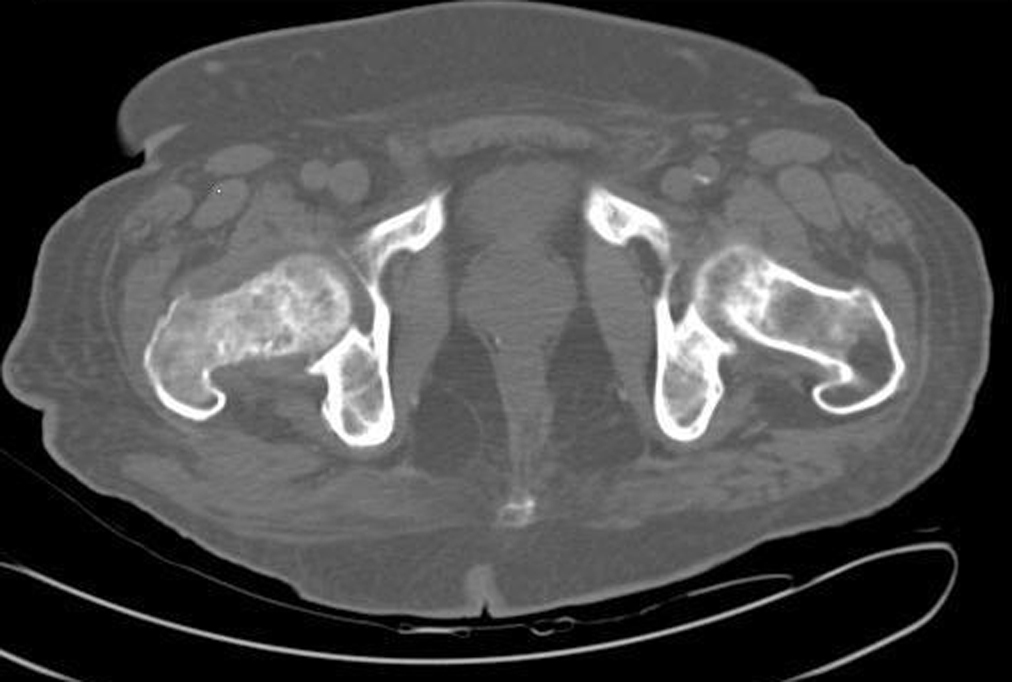
%> input picture phantom/generate/hipImplant/hip_image.jpg, 1012 x 682 px
$ octave generatePhantomHipImplant.m   (GNU Octave 9; MATLAB toolbox functions it lacks are replaced by stand-ins)
%> lines starting %> are read from the running program, lines starting %| are printed output that depends on the picture
### util/display/resize.m
function x = resize(x,newsiz)

%RESIZE Resize any arrays and images.
%   Y = RESIZE(X,NEWSIZE) resizes input array X using a DCT (discrete
%   cosine transform) method. X can be any array of any size. Output Y is
%   of size NEWSIZE.
%
%   Input and output formats: Y has the same class as X.
%
%   Note:
%   ----
%   If you want to multiply the size of an RGB image by a factor N, use the
%   following syntax: RESIZE(I,size(I).*[N N 1])
%
%   Examples:
%   --------
%     % Resize a signal
%     % original signal
%     x = linspace(0,10,300);
%     y = sin(x.^3/100).^2 + 0.05*randn(size(x));
%     % resized signal
%     yr = resize(y,[1 1000]);
%     plot(linspace(0,10,1000),yr)
%
%     % Upsample and downsample a B&W picture
%     % original image
%     I = imread('tire.tif');
%     % upsampled image
%     J = resize(I,size(I)*2);
%     % downsampled image
%     K = resize(I,size(I)/2);
%     % pictures
%     figure,imshow(I),figure,imshow(J),figure,imshow(K)
%
%     % Upsample and stretch a 3-D scalar array
%     load wind
%     spd = sqrt(u.^2 + v.^2 + w.^2); % wind speed
%     upsspd = resize(spd,[64 64 64]); % upsampled speed
%     slice(upsspd,32,32,32);
%     colormap(jet)
%     shading interp, daspect(size(upsspd)./size(spd))
%     view(30,40), axis(volumebounds(upsspd))
%
%     % Upsample and stretch an RGB image
%     I = imread('onion.png');
%     J = resize(I,size(I).*[2 2 1]);
%     K = resize(I,size(I).*[1/2 2 1]);
%     figure,imshow(I),figure,imshow(J),figure,imshow(K)
%
%   See also UPSAMPLE, RESAMPLE, IMRESIZE, DCTN, IDCTN
%
%   -- Damien Garcia -- 2009/11, revised 2010/01
%   website: <a
%   href="matlab:web('http://www.biomecardio.com')">www.BiomeCardio.com</a>

error(nargchk(2,2,nargin));

siz = size(x);
N = prod(siz);

% Do nothing if size is unchanged
if isequal(siz,newsiz), return, end

% Check size arguments
assert(isequal(length(siz),length(newsiz)),...
    'Number of dimensions must not change.')
newsiz = round(newsiz);
assert(all(newsiz>0),'Size arguments must be >0.')

class0 = class(x);
is01 = islogical(x);

% Check if DCTN & IDCTN exist
test4DCTNandIDCTN

% DCT transform
x = dctn(x);

% Crop the DCT coefficients
for k = 1:ndims(x)
    siz(k) = min(newsiz(k),siz(k));
    x(siz(k)+1:end,:) = [];
    x = reshape(x,circshift(siz,[0 1-k]));
    x = shiftdim(x,1);
end

% Pad the DCT coefficients with zeros
x = padarray(x,max(newsiz-siz,zeros(size(siz))),0,'post');

% inverse DCT transform
x = idctn(x)*sqrt(prod(newsiz)/N);

% Back to the previous class
if is01, x = round(x); end
x = cast(x,class0);

end

%% Test for DCTN and IDCTN
function test4DCTNandIDCTN
    if ~exist('dctn','file')
        error('MATLAB:smoothn:MissingFunction',...
            ['DCTN and IDCTN are required. Download DCTN <a href="matlab:web(''',...
            'http://www.biomecardio.com/matlab/dctn.html'')">here</a>.'])
    elseif ~exist('idctn','file')
        error('MATLAB:smoothn:MissingFunction',...
            ['DCTN and IDCTN are required. Download IDCTN <a href="matlab:web(''',...
            'http://www.biomecardio.com/matlab/idctn.html'')">here</a>.'])
    end
end

### util/display/dctn.m
function [y,w] = dctn(y,DIM,w)

%DCTN N-D discrete cosine transform.
%   Y = DCTN(X) returns the discrete cosine transform of X. The array Y is
%   the same size as X and contains the discrete cosine transform
%   coefficients. This transform can be inverted using IDCTN.
%
%   DCTN(X,DIM) applies the DCTN operation across the dimension DIM.
%
%   Class Support
%   -------------
%   Input array can be numeric or logical. The returned array is of class
%   double.
%
%   Reference
%   ---------
%   Narasimha M. et al, On the computation of the discrete cosine
%   transform, IEEE Trans Comm, 26, 6, 1978, pp 934-936.
%
%   Example
%   -------
%       RGB = imread('autumn.tif');
%       I = rgb2gray(RGB);
%       J = dctn(I);
%       imshow(log(abs(J)),[]), colormap(jet), colorbar
%
%   The commands below set values less than magnitude 10 in the DCT matrix
%   to zero, then reconstruct the image using the inverse DCT.
%
%       J(abs(J)<10) = 0;
%       K = idctn(J);
%       figure, imshow(I)
%       figure, imshow(K,[0 255])
%
%   See also IDCTN, DCT, DCT2.
%
%   -- Damien Garcia -- 2008/06, revised 2009/11
%   website: <a
%   href="matlab:web('http://www.biomecardio.com')">www.BiomeCardio.com</a>

% ----------
%   [Y,W] = DCTN(X,DIM,W) uses and returns the weights which are used by the
%   program. If DCTN is required for several large arrays of same size, the
%   weights can be reused to make the algorithm faster. A typical syntax is
%   the following:
%      w = [];
%      for k = 1:10
%          [y{k},w] = dctn(x{k},[],w);
%      end
%   The weights (w) are calculated during the first call of DCTN then
%   reused in the next calls.
% ----------

error(nargchk(1,3,nargin))

y = double(y);
sizy = size(y);

% Test DIM argument
if ~exist('DIM','var'), DIM = []; end
assert(~isempty(DIM) || ~isscalar(DIM),...
    'DIM must be a scalar or an empty array')
assert(isempty(DIM) || DIM==round(DIM) && DIM>0,...
    'Dimension argument must be a positive integer scalar within indexing range.')

% If DIM is empty, a DCT is performed across each dimension

if isempty(DIM), y = squeeze(y); end % Working across singleton dimensions is useless
dimy = ndims(y);

% Some modifications are required if Y is a vector
if isvector(y)
    dimy = 1;
    if size(y,1)==1
        if DIM==1, w = []; return
        elseif DIM==2, DIM=1;
        end
        y = y.';
    elseif DIM==2, w = []; return
    end
end

% Weighing vectors
if ~exist('w','var') || isempty(w)
    w = cell(1,dimy);
    for dim = 1:dimy
        if ~isempty(DIM) && dim~=DIM, continue, end
        n = (dimy==1)*numel(y) + (dimy>1)*sizy(dim);
        w{dim} = exp(1i*(0:n-1)'*pi/2/n);
    end
end

% --- DCT algorithm ---
if ~isreal(y)
    y = complex(dctn(real(y),DIM,w),dctn(imag(y),DIM,w));
else
    for dim = 1:dimy
        if ~isempty(DIM) && dim~=DIM
            y = shiftdim(y,1);
            continue
        end
        siz = size(y);
        n = siz(1);
        y = y([1:2:n 2*floor(n/2):-2:2],:);
        y = reshape(y,n,[]);
        y = y*sqrt(2*n);
        y = ifft(y,[],1);
        y = bsxfun(@times,y,w{dim});
        y = real(y);
        y(1,:) = y(1,:)/sqrt(2);
        y = reshape(y,siz);
        y = shiftdim(y,1);
    end
end

y = reshape(y,sizy);

### util/display/idctn.m
function [y,w] = idctn(y,DIM,w)

%IDCTN N-D inverse discrete cosine transform.
%   X = IDCTN(Y) inverts the N-D DCT transform, returning the original
%   array if Y was obtained using Y = DCTN(X).
%
%   IDCTN(X,DIM) applies the IDCTN operation across the dimension DIM.
%
%   Class Support
%   -------------
%   Input array can be numeric or logical. The returned array is of class
%   double.
%
%   Reference
%   ---------
%   Narasimha M. et al, On the computation of the discrete cosine
%   transform, IEEE Trans Comm, 26, 6, 1978, pp 934-936.
%
%   Example
%   -------
%       RGB = imread('autumn.tif');
%       I = rgb2gray(RGB);
%       J = dctn(I);
%       imshow(log(abs(J)),[]), colormap(jet), colorbar
%
%   The commands below set values less than magnitude 10 in the DCT matrix
%   to zero, then reconstruct the image using the inverse DCT.
%
%       J(abs(J)<10) = 0;
%       K = idctn(J);
%       figure, imshow(I)
%       figure, imshow(K,[0 255])
%
%   See also DCTN, IDSTN, IDCT, IDCT2.
%
%   -- Damien Garcia -- 2009/04, revised 2009/11
%   website: <a
%   href="matlab:web('http://www.biomecardio.com')">www.BiomeCardio.com</a>

% ----------
%   [Y,W] = IDCTN(X,DIM,W) uses and returns the weights which are used by
%   the program. If IDCTN is required for several large arrays of same
%   size, the weights can be reused to make the algorithm faster. A typical
%   syntax is the following:
%      w = [];
%      for k = 1:10
%          [y{k},w] = idctn(x{k},[],w);
%      end
%   The weights (w) are calculated during the first call of IDCTN then
%   reused in the next calls.
% ----------

error(nargchk(1,3,nargin))

y = double(y);
sizy = size(y);

% Test DIM argument
if ~exist('DIM','var'), DIM = []; end
assert(~isempty(DIM) || ~isscalar(DIM),...
    'DIM must be a scalar or an empty array')
assert(isempty(DIM) || DIM==round(DIM) && DIM>0,...
    'Dimension argument must be a positive integer scalar within indexing range.')

% If DIM is empty, a DCT is performed across each dimension

if isempty(DIM), y = squeeze(y); end % Working across singleton dimensions is useless
dimy = ndims(y);

% Some modifications are required if Y is a vector
if isvector(y)
    dimy = 1;
    if size(y,1)==1
        if DIM==1, w = []; return
        elseif DIM==2, DIM=1;
        end
        y = y.';
    elseif DIM==2, w = []; return
    end
end

% Weighing vectors
if ~exist('w','var') || isempty(w)
    w = cell(1,dimy);
    for dim = 1:dimy
        if ~isempty(DIM) && dim~=DIM, continue, end
        n = (dimy==1)*numel(y) + (dimy>1)*sizy(dim);
        w{dim} = exp(1i*(0:n-1)'*pi/2/n);
    end
end

% --- IDCT algorithm ---
if ~isreal(y)
    y = complex(idctn(real(y),DIM,w),idctn(imag(y),DIM,w));
else
    for dim = 1:dimy
        if ~isempty(DIM) && dim~=DIM
            y = shiftdim(y,1);
            continue
        end
        siz = size(y);
        n = siz(1);
        y = reshape(y,n,[]);
        y = bsxfun(@times,y,w{dim});
        y(1,:) = y(1,:)/sqrt(2);
        y = ifft(y,[],1);
        y = real(y*sqrt(2*n));
        I = (1:n)*0.5+0.5;
        I(2:2:end) = n-I(1:2:end-1)+1;
        y = y(I,:);
        y = reshape(y,siz);
        y = shiftdim(y,1);
    end
end

y = reshape(y,sizy);

### util/io/mhd/writeMetaImage.m
function writeMetaImage(data, varargin)
% writeMetaImage  writes data in the MetaImage (MHD+RAW) format.
%
% writeMetaImage(data, filename)
%   or
% writeMetaImage(data, filename, meta)
%   or
% writeMetaImage(data, filename, meta, forceMetaProperties)
%   or
% writeMetaImage(data, filename, sp)
%   or
% writeMetaImage(data, filename, sp, orig)
%   takes a data image or volume and a filename (with or without path
%   and with ".mhd" or without extension) and writes the .mhd/.raw
%   file pair, using optionally given meta information (see
%   writeMetaImage_mhd for details of the meta structure).
%
% If no filename is given, writeMetaImage switches to interactive mode and
% displays a file save dialog for selecting the MHD file to write to.
%
% Examples:
%   writeMetaImage(data); % interactive mode for the file name, no meta data
%   writeMetaImage(data, meta); % interactive mode for the file name
%   writeMetaImage(data, 'head.mhd'); % file name given, but no spacing or origin
%   writeMetaImage(data, 'somedir/head.mhd', meta);
%   writeMetaImage(data, 'head.mhd', spacing); % no origin information written
%   writeMetaImage(data, 'head.mhd', spacing, origin);
%
% Attention: If you specify a raw file name prefix in the meta data which
%   does not correspond to the mhd file's prefix (e.g. when reading a
%   MetaImage and writing it to another file using the same meta data
%   afterwards), there is a conflict which you have to resolve using the
%   boolean parameter "forceMetaProperties". If you set this to "true", the
%   raw file name stored in the meta data will be used (which may or may
%   not correspond to the mhd file name in this case). If you specify
%   "false" (the default value), a raw file name corresponding to the mhd
%   file name will be used.
%   The same goes for the data type. Setting "forceMetaProperties" to
%   "true" results in a data conversion if necessary.
%
% See also readMetaImage.
%
% Uses writeMetaImage_mhd and writeMetaImage_raw.
%
% Andreas Keil, keila@in.tum.de, 2008-12-17


%% Input check
if nargin < 1
	error('You have to specifiy at least the data variable for writing a MetaImage!');
end
if nargin < 2 || ~ischar(varargin{1})
	% file name not specified, display dialog box
	filters = { ...
		'*.mhd',  'MetaImage (*.mhd)'; ...
		'*.*',  'All Files (*.*)' ...
		};
	[file, path] = uiputfile(filters, 'Save MetaImage');
	if isscalar(file) && isscalar(path) && isequal(file, 0) && isequal(path, 0)
		disp('No filename specified - aborting.');
		return;
	else
		% add selected filename to argument list
		varargin = {[path, file], varargin{:}};
		argsGiven = nargin + 1;
	end
else
	argsGiven = nargin;
end


%% Parse standard input

% deduce dimensionality and size from data (choosing the minimum dimensionality as temporary guess)
if isscalar(data)
	meta_tmp.NDims = 1;
	meta_tmp.DimSize = 1;
elseif isvector(data)
	meta_tmp.NDims = 1;
	meta_tmp.DimSize = length(data);
else
	meta_tmp.NDims = ndims(data);
	meta_tmp.DimSize = size(data);
end

% parse filename
[path, name, ext] = fileparts(varargin{1});
if ~isempty(path)
	path = [path '/'];
end
if ~(strcmpi(ext, '.mhd') || isempty(ext))
	error('The given extension is not supported!');
end
filenameRaw = [name '.raw'];
filenameMhd = [name '.mhd'];
clear name ext; % keep only path, filenameMhd, and filenameRaw
meta_tmp.ElementDataFile = filenameRaw;

% parse data type
switch class(data)
	case 'uint8'
		meta_tmp.ElementType = 'MET_UCHAR';
	case 'int8'
		meta_tmp.ElementType = 'MET_CHAR';
	case 'int16'
		meta_tmp.ElementType = 'MET_SHORT';
	case 'uint16'
		meta_tmp.ElementType = 'MET_USHORT';
	case 'single'
		meta_tmp.ElementType = 'MET_FLOAT';
	case 'double'
		meta_tmp.ElementType = 'MET_DOUBLE';
	otherwise
		% for different possible data types see help fread
		warning('Datatype unknown - converting to float!');
		meta_tmp.ElementType = 'MET_FLOAT';
		data = cast(data, 'single');
end


%% Parse further input
if argsGiven >= 3 && isstruct(varargin{2})
	% parse option for raw file name specification
	if argsGiven >= 4
		if ~islogical(varargin{3}) || ~isscalar(varargin{3})
			error('The "forceMetaProperties" argument has to be a single boolean!');
		end
		forceMetaProperties = varargin{3};
	else
		forceMetaProperties = false;
	end

	% parse given meta data structure
	meta = varargin{2};

	if isfield(meta, 'NDims')
		if meta.NDims < meta_tmp.NDims
			error('Given NDims is smaller than the given data''s dimensionality!');
		elseif meta.NDims > meta_tmp.NDims
			meta_tmp.DimSize = [meta_tmp.DimSize ones(1, meta.NDims-meta_tmp.NDims)]; % append singleton dimensions to temporarily guessed size
		end
	else
		meta.NDims = meta_tmp.NDims;
	end

	if isfield(meta, 'DimSize')
		if ~isequal(meta.DimSize, meta_tmp.DimSize)
			error('Given DimSize does not match data''s size!');
		end
	else
		meta.DimSize = meta_tmp.DimSize;
	end

	if isfield(meta, 'ElementType') && forceMetaProperties
		% use the given data type and convert data accordingly
		data = cast(data, meta.ElementType);
	else
		% use the computed data type
		meta.ElementType = meta_tmp.ElementType;
	end

	if isfield(meta, 'BinaryDataByteOrderMSB') && meta.BinaryDataByteOrderMSB
		error('Given BinaryDataByteOrderMSB is not implemented!');
	end

	if isfield(meta, 'ElementByteOrderMSB') && meta.ElementByteOrderMSB
		error('Given ElementByteOrderMSB is not implemented!');
	end

	if isfield(meta, 'ElementDataFile') && forceMetaProperties
		% use the given file name
	else
		% use the computed file name
		meta.ElementDataFile = meta_tmp.ElementDataFile; % use computed raw file name
	end

else
	% parse optionally given spacing and origin vectors
	meta = meta_tmp;

	if argsGiven >= 3
		if ~isvector(varargin{2}) || length(varargin{2}) < meta.NDims
			error('The "sp" argument has to be at least a %d-vector of spacings!', meta.NDims);
		end
		meta.ElementSpacing = varargin{2};
		if length(varargin{2}) > meta.NDims
			meta.NDims = length(varargin{2});
			meta.DimSize = [meta.DimSize ones(1, meta.NDims-length(meta.DimSize))]; % append singleton dimensions to size
		end
	end

	if argsGiven >= 4
		if ~isvector(varargin{3}) || (length(varargin{3}) ~= meta.NDims)
			error('The "orig" argument has to be a %d-vector of position values!', meta.NDims);
		end
		meta.Position = varargin{3};
	end

end


%% Write mhd file
writeMetaImage_mhd([path filenameMhd], meta);


%% Write raw file
writeMetaImage_raw([path meta.ElementDataFile], data);

### phantom/util/addEllipses.m
function I = addEllipses(I, meta, ellipsesParams)
% generate 2D image with ellipeses parameters
% intputs:
%       nx, ny
%       ellipsesParams
%       dx, dy
% outputs:
%       p

nx = meta.DimSize(1);
ny = meta.DimSize(2);
dx = meta.ElementSpacing(1);
dy = meta.ElementSpacing(2);

xx = [(-nx+1)/2 : (nx-1)/2] * dx;
yy = [(-ny+1)/2 : (ny-1)/2] * dy;

[ xg, yg ] = meshgrid( yy, xx );


for k = 1:size(ellipsesParams,1)

    x0 = ellipsesParams(k, 1);           % x offset
    y0 = ellipsesParams(k, 2);           % y offset

    asq = ellipsesParams(k, 3)^2;        % a^2
    bsq = ellipsesParams(k, 4)^2;        % b^2

    phi = ellipsesParams(k, 5)*pi/180;   % first Euler angle in radians

    A = ellipsesParams(k, 6);            % Amplitude change for this ellipsoid

    x=xg-x0;                             % Center the ellipsesParams
    y= yg -y0;
    cosp = cos(phi);
    sinp = sin(phi);

    t = ((x.*cosp + y.*sinp).^2)./asq + ((y.*cosp - x.*sinp).^2)./bsq <= 1 ;
    I(t) = A;

end


end

### phantom/generatePhantomHipImplant.m
close all;

%% Load image and padd size


fprintf('Loading image ... \n');

I = imread('hip_image.jpg');
%> I is the input picture: size 682x1012x3 uint8; min 0, max 255, mean 78.1
J = rgb2gray(I);
J = J';
%> J: size 1012x682 uint8

n = [1024 704];
padsize = ( n - size(J) )/2;
J = padarray(J, padsize);
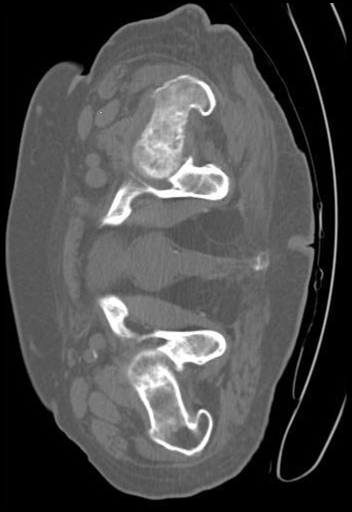
%> J: size 1024x704 uint8 (shown at 1/2 size); min 0, max 255, mean 74.8

% Smoothing
fprintf('Smoothing... \n');
h = fspecial('gaussian', 10, 5);
J = medfilt2( J, [7 7]);
J = imfilter(J, h, 'replicate');
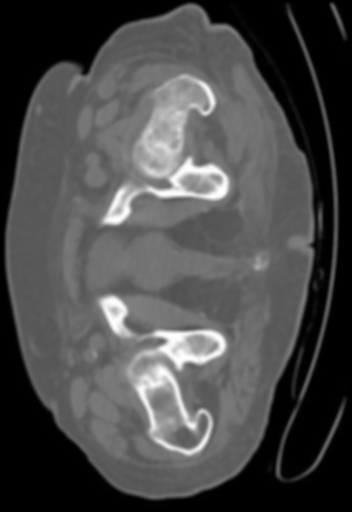
%> J: size 1024x704 uint8 (shown at 1/2 size); min 0, max 254, mean 74.4


% Resize
fprintf('Resizing... \n');
factors = [3/2 3/2];
meta.DimSize = size(J) .* factors;
meta.ElementSpacing = [0.3 0.3] ./ factors;
I = resize(J, meta.DimSize);
%> the loop in dctn, `for dim = 1:dimy` made 2 passes
%> pass 1, in dctn, `y = y([1:2:n 2*floor(n/2):-2:2],:);`:
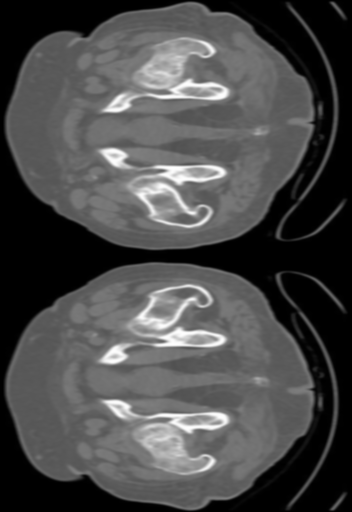
%> y: size 1024x704 double (shown at 1/2 size); min 0, max 254, mean 74.4; mean of the top-left, top-right, bottom-left and bottom-right quarters 81.7, 67.1, 81.7, 67.1
%> pass 1, in dctn, `y = real(y);`:
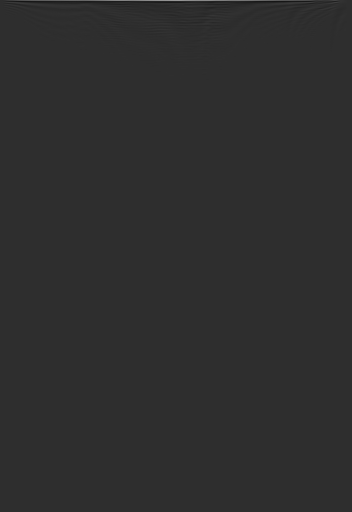
%> y: size 1024x704 double (shown at 1/2 size); min -1354.5, max 6099.1, mean 1.6; drawn with min black and max white
%> the loop in idctn, `for dim = 1:dimy` made 2 passes
%> pass 1, in idctn, `y = real(y*sqrt(2*n));`:
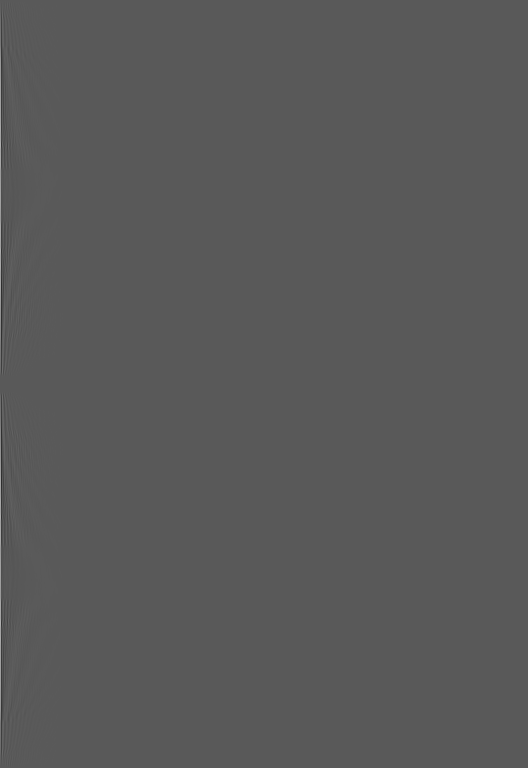
%> y: size 1536x1056 double (shown at 1/2 size); min -1414.4, max 2613.2, mean 0.4; drawn with min black and max white
%> pass 1, in idctn, `y = shiftdim(y,1);`:
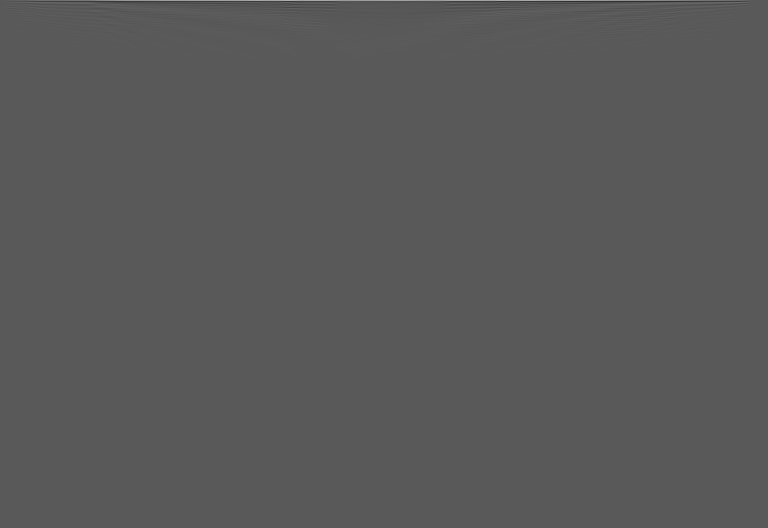
%> y: size 1056x1536 double (shown at 1/2 size); min -1414.4, max 2613.2, mean 0.4; mean of the top-left, top-right, bottom-left and bottom-right quarters 0.9, 0.9, 0, 0; drawn with min black and max white
%> after the loop in idctn, `for dim = 1:dimy`: I = 1056 values, max 1056 at index 2, min 1 at index 1, mean 528.5
%> (the rest of the program and of its run is left out)
